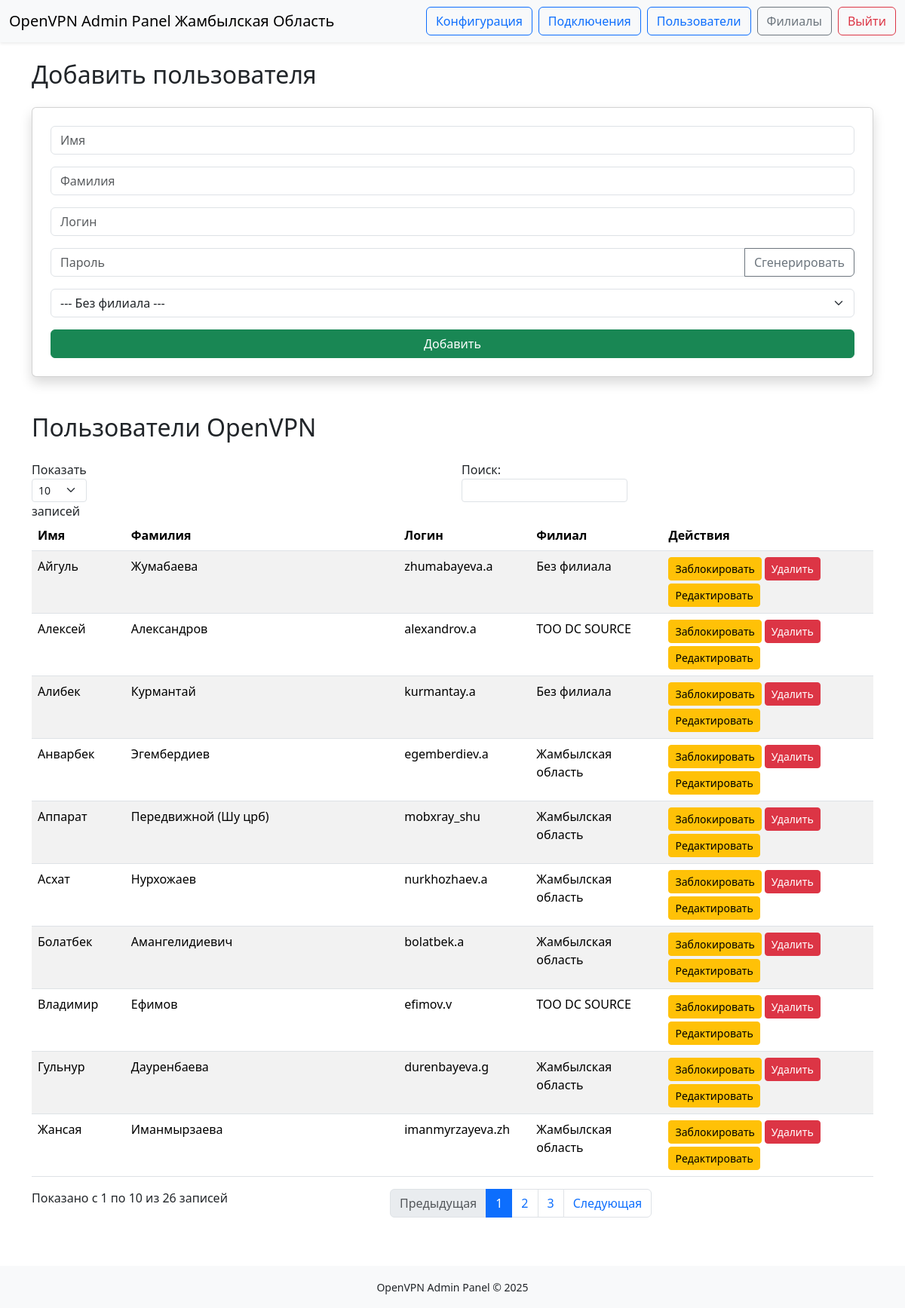
/users (signed in), run on the app's committed database.
### models.py (models this page shows, shortened)
class VPNUser(db.Model):
    id = db.Column(db.Integer, primary_key=True)
    username = db.Column(db.String(150), unique=True, nullable=False)
    password_hash = db.Column(db.String(256), nullable=False)
    first_name = db.Column(db.String(150), nullable=True)
    last_name = db.Column(db.String(150), nullable=True)
    branch_id = db.Column(db.Integer, db.ForeignKey('branch.id'))
    branch = db.relationship('Branch', backref='users')
    is_active = db.Column(db.Boolean, default=True)

class Branch(db.Model):
    id = db.Column(db.Integer, primary_key=True)
    name = db.Column(db.String(100), unique=True, nullable=False)

### app.py (the view, shortened to what this page needs)
    @app.route('/users', methods=['GET', 'POST'])
    @login_required
    def users():
        return render_template('users.html', users=VPNUser.query.all(), branches=Branch.query.all())

### templates/users.html (shortened to what this page needs)
{% extends "base.html" %}
{% block content %}
<h2 class="mb-4">Добавить пользователя</h2>
<form method="POST" class="card shadow p-4 mb-5">
    <div class="mb-3">
        <input type="text" name="first_name" class="form-control" placeholder="Имя" required>
    </div>
    <div class="mb-3">
        <input type="text" name="last_name" class="form-control" placeholder="Фамилия" required>
    </div>
    <div class="mb-3">
        <input type="text" name="username" class="form-control" placeholder="Логин" required>
    </div>
    <div class="mb-3">
        <div class="input-group">
            <input type="text" name="password" id="passwordInput" class="form-control" placeholder="Пароль" required>
            <button type="button" class="btn btn-outline-secondary" onclick="generatePassword()">Сгенерировать</button>
        </div>
    </div>
    <div class="mb-3">
        <select name="branch_id" class="form-select">
            <option value="">--- Без филиала ---</option>
        </select>
    </div>
    <button type="submit" class="btn btn-success w-100">Добавить</button>
</form>
<h2 class="mb-4">Пользователи OpenVPN</h2>
<table id="mainTable" class="table table-striped table-hover">
    <thead>
        <tr>
            <th>Имя</th>
            <th>Фамилия</th>
            <th>Логин</th>
            <th>Филиал</th>
            <th>Действия</th>
        </tr>
    </thead>
    <tbody>
        {% for user in users %}
        <tr {% if not user.is_active %} class="table-secondary text-muted" {% endif %}>
            <td>{{ user.first_name }}</td>
            <td>{{ user.last_name }}</td>
            <td>{{ user.username }}</td>
            <td>{{ user.branch.name if user.branch else "Без филиала" }}</td>
            <td class="d-flex flex-wrap gap-1">
                <form method="POST" action="{{ url_for('toggle_user', user_id=user.id) }}">
                    {% if user.is_active %}
                    <button type="submit" class="btn btn-sm btn-warning">Заблокировать</button>
                    {% else %}
                    <button type="submit" class="btn btn-sm btn-success">Разблокировать</button>
                    {% endif %}
                </form>
                <form method="POST" action="{{ url_for('delete_user', user_id=user.id) }}">
                    <button type="submit" class="btn btn-danger btn-sm" onclick="return confirm('Удалить пользователя?');">Удалить</button>
                </form>
                <a href="{{ url_for('edit_user', user_id=user.id) }}" class="btn btn-warning btn-sm">Редактировать</a>
            </td>
        </tr>
        {% endfor %}
    </tbody>
</table>
{% endblock %}

### templates/base.html (shortened to what this page needs)
<!DOCTYPE html>
<html lang="ru">
<head>
    <link href="https://cdn.jsdelivr.net/npm/bootstrap@5.3.2/dist/css/bootstrap.min.css" rel="stylesheet">
</head>
<body class="d-flex flex-column min-vh-100">
<nav class="navbar navbar-expand-lg navbar-light bg-light shadow-sm mb-4">
  <div class="container-fluid">
    <a class="navbar-brand" href="{{ url_for('users') }}">{{ APP_TITLE }}</a>
    <div class="collapse navbar-collapse justify-content-end" id="navbarNav">
      <div class="navbar-nav gap-2">
        <a href="{{ url_for('download_config_template') }}" class="btn btn-outline-primary">Конфигурация</a>
        <a href="{{ url_for('connections') }}" class="btn btn-outline-primary">Подключения</a>
        <a href="{{ url_for('users') }}" class="btn btn-outline-primary">Пользователи</a>
        <a href="{{ url_for('branches') }}" class="btn btn-outline-secondary">Филиалы</a>
        <a href="{{ url_for('logout') }}" class="btn btn-outline-danger">Выйти</a>
      </div>
    </div>
  </div>
</nav>
<div class="container mb-5">
    {% block content %}{% endblock %}
</div>
<footer class="mt-auto py-3 bg-light">
  <div class="container text-center">
    <small>OpenVPN Admin Panel © 2025</small>
  </div>
</footer>
</body>
</html>

### data on the page
VPNUser: first_name "Болатбек", last_name "Амангелидиевич", username "bolatbek.a", branch "Жамбылская область", is_active "Заблокировать"
VPNUser: first_name "Гульнур", last_name "Дауренбаева", username "durenbayeva.g", branch "Жамбылская область", is_active "Заблокировать"
VPNUser: first_name "Алексей", last_name "Александров", username "alexandrov.a", branch "ТОО DC SOURCE", is_active "Заблокировать"
VPNUser: first_name "Владимир", last_name "Ефимов", username "efimov.v", branch "ТОО DC SOURCE", is_active "Заблокировать"
VPNUser: first_name "Айгуль", last_name "Жумабаева", username "zhumabayeva.a", branch "Без филиала", is_active "Заблокировать"
VPNUser: first_name "Алибек", last_name "Курмантай", username "kurmantay.a", branch "Без филиала", is_active "Заблокировать"
VPNUser: first_name "Жансая", last_name "Иманмырзаева", username "imanmyrzayeva.zh", branch "Жамбылская область", is_active "Заблокировать"
VPNUser: first_name "Анварбек", last_name "Эгембердиев", username "egemberdiev.a", branch "Жамбылская область", is_active "Заблокировать"
VPNUser: first_name "Аппарат", last_name "Передвижной (Шу црб)", username "mobxray_shu", branch "Жамбылская область", is_active "Заблокировать"
VPNUser: first_name "Асхат", last_name "Нурхожаев", username "nurkhozhaev.a", branch "Жамбылская область", is_active "Заблокировать"

### other printed values
{{ APP_TITLE }} "OpenVPN Admin Panel Жамбылская Область"
